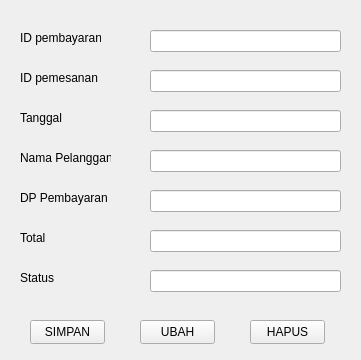
<?xml version="1.0" encoding="UTF-8"?>
<ui version="4.0">
 <class>Form</class>
 <widget class="QWidget" name="Form">
  <property name="geometry">
   <rect>
    <x>0</x>
    <y>0</y>
    <width>361</width>
    <height>360</height>
   </rect>
  </property>
  <property name="windowTitle">
   <string>Form</string>
  </property>
  <widget class="QLineEdit" name="editPemb">
   <property name="geometry">
    <rect>
     <x>150</x>
     <y>30</y>
     <width>191</width>
     <height>22</height>
    </rect>
   </property>
  </widget>
  <widget class="QLineEdit" name="editPeme">
   <property name="geometry">
    <rect>
     <x>150</x>
     <y>70</y>
     <width>191</width>
     <height>22</height>
    </rect>
   </property>
  </widget>
  <widget class="QLineEdit" name="editTgl">
   <property name="geometry">
    <rect>
     <x>150</x>
     <y>110</y>
     <width>191</width>
     <height>22</height>
    </rect>
   </property>
  </widget>
  <widget class="QLineEdit" name="editNape">
   <property name="geometry">
    <rect>
     <x>150</x>
     <y>150</y>
     <width>191</width>
     <height>22</height>
    </rect>
   </property>
  </widget>
  <widget class="QLineEdit" name="editDp">
   <property name="geometry">
    <rect>
     <x>150</x>
     <y>190</y>
     <width>191</width>
     <height>22</height>
    </rect>
   </property>
  </widget>
  <widget class="QLineEdit" name="editSts">
   <property name="geometry">
    <rect>
     <x>150</x>
     <y>270</y>
     <width>191</width>
     <height>22</height>
    </rect>
   </property>
  </widget>
  <widget class="QLineEdit" name="editTotal">
   <property name="geometry">
    <rect>
     <x>150</x>
     <y>230</y>
     <width>191</width>
     <height>22</height>
    </rect>
   </property>
  </widget>
  <widget class="QLabel" name="label">
   <property name="geometry">
    <rect>
     <x>20</x>
     <y>30</y>
     <width>81</width>
     <height>16</height>
    </rect>
   </property>
   <property name="text">
    <string>ID pembayaran</string>
   </property>
  </widget>
  <widget class="QLabel" name="label_2">
   <property name="geometry">
    <rect>
     <x>20</x>
     <y>70</y>
     <width>81</width>
     <height>16</height>
    </rect>
   </property>
   <property name="text">
    <string>ID pemesanan</string>
   </property>
  </widget>
  <widget class="QLabel" name="label_3">
   <property name="geometry">
    <rect>
     <x>20</x>
     <y>110</y>
     <width>49</width>
     <height>16</height>
    </rect>
   </property>
   <property name="text">
    <string>Tanggal</string>
   </property>
  </widget>
  <widget class="QLabel" name="label_4">
   <property name="geometry">
    <rect>
     <x>20</x>
     <y>150</y>
     <width>91</width>
     <height>16</height>
    </rect>
   </property>
   <property name="text">
    <string>Nama Pelanggan</string>
   </property>
  </widget>
  <widget class="QLabel" name="label_5">
   <property name="geometry">
    <rect>
     <x>20</x>
     <y>190</y>
     <width>91</width>
     <height>16</height>
    </rect>
   </property>
   <property name="text">
    <string>DP Pembayaran</string>
   </property>
  </widget>
  <widget class="QLabel" name="label_6">
   <property name="geometry">
    <rect>
     <x>20</x>
     <y>230</y>
     <width>49</width>
     <height>16</height>
    </rect>
   </property>
   <property name="text">
    <string>Total</string>
   </property>
  </widget>
  <widget class="QLabel" name="label_7">
   <property name="geometry">
    <rect>
     <x>20</x>
     <y>270</y>
     <width>49</width>
     <height>16</height>
    </rect>
   </property>
   <property name="text">
    <string>Status</string>
   </property>
  </widget>
  <widget class="QPushButton" name="simpan1">
   <property name="geometry">
    <rect>
     <x>30</x>
     <y>320</y>
     <width>75</width>
     <height>24</height>
    </rect>
   </property>
   <property name="text">
    <string>SIMPAN</string>
   </property>
  </widget>
  <widget class="QPushButton" name="ubah2">
   <property name="geometry">
    <rect>
     <x>140</x>
     <y>320</y>
     <width>75</width>
     <height>24</height>
    </rect>
   </property>
   <property name="text">
    <string>UBAH</string>
   </property>
  </widget>
  <widget class="QPushButton" name="hapus3">
   <property name="geometry">
    <rect>
     <x>250</x>
     <y>320</y>
     <width>75</width>
     <height>24</height>
    </rect>
   </property>
   <property name="text">
    <string>HAPUS</string>
   </property>
  </widget>
 </widget>
 <resources/>
 <connections/>
</ui>
